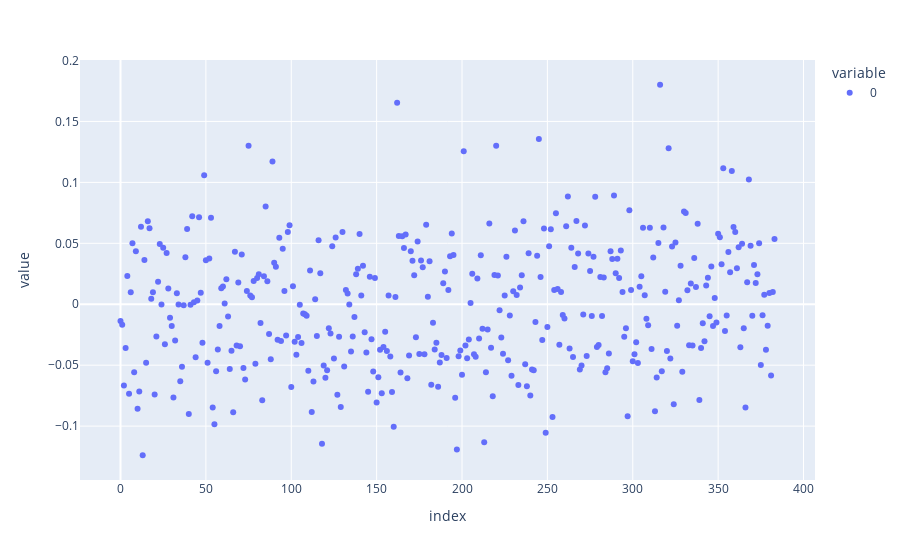

The notebook cell this image was saved under:
### Code cell
import plotly.express as px
px.scatter(embedding)

### Figure 1 — Plotly figure (JSON) as saved in the notebook; plotly's stock layout.template omitted (floating-point values rounded to 4 significant figures; data arrays with more than 128 entries replaced by an {"elided": "..."} marker saying what was removed)
{"data": [{"hovertemplate": "variable=0<br>index=%{x}<br>value=%{y}<extra></extra>", "legendgroup": "0", "marker": {"color": "#636efa", "symbol": "circle"}, "mode": "markers", "name": "0", "orientation": "v", "showlegend": true, "type": "scatter", "x": {"elided": "384 int values"}, "xaxis": "x", "y": {"elided": "384 float values"}, "yaxis": "y"}], "layout": {"legend": {"title": {"text": "variable"}, "tracegroupgap": 0}, "margin": {"t": 60}, "xaxis": {"anchor": "y", "domain": [0, 1], "title": {"text": "index"}}, "yaxis": {"anchor": "x", "domain": [0, 1], "title": {"text": "value"}}}}
